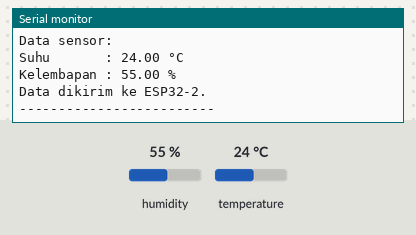
Recording of a sketch running on a simulated ESP32. Shown: the last lines printed to the serial monitor. The test bench sets the inputs (shaded band); at power-on: humidity 55 %, temperature 24 °C.

Above: at 5.8 s.
5.9 s: humidity set to 22 %
At 11.2 s:
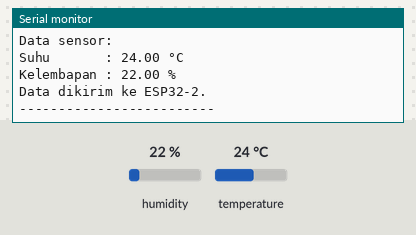
11.9 s: temperature set to 12 °C
17.9 s: humidity set to 40 %
At 20.8 s:
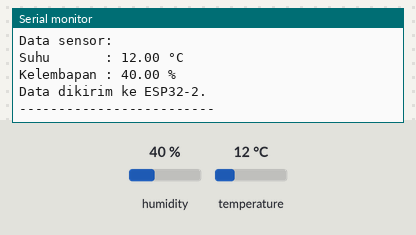
Timing chart, 0 to 22.3 s (numbered marks = the images above; inputs shaded):
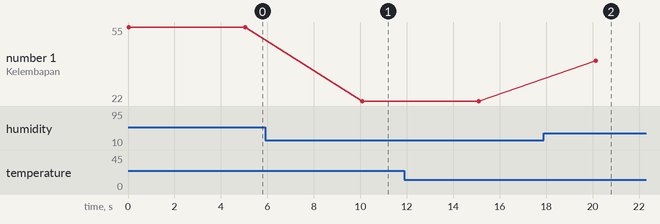

The sketch:

esp32-1.ino
```cpp
#include <Arduino.h>
#include <DHT.h>

// Pin dan tipe sensor DHT11
#define DHTPIN 4
#define DHTTYPE DHT11

DHT dht(DHTPIN, DHTTYPE);

void setup() {
  // Serial Monitor
  Serial.begin(115200);

  // UART2 untuk komunikasi dengan ESP32-2
  // RX2 = GPIO 16, TX2 = GPIO 17
  Serial2.begin(115200);
  Serial2.setTimeout(5000);

  // Inisialisasi sensor DHT11
  dht.begin();

  Serial.println("ESP32-1 siap mengirim data.");
}

void loop() {
  // Membaca suhu dan kelembapan
  float temperature = dht.readTemperature();
  float humidity = dht.readHumidity();

  // Memeriksa apakah pembacaan sensor berhasil
  if (isnan(temperature) || isnan(humidity)) {
    Serial.println("Gagal membaca sensor DHT11.");
    delay(5000);
    return;
  }

  // Membuat data dalam format:
  // suhu,kelembapan
  String data = String(temperature, 1) + "," + String(humidity, 1);

  // Menampilkan data pada Serial Monitor
  Serial.println("Data sensor:");
  Serial.print("Suhu       : ");
  Serial.print(temperature);
  Serial.println(" °C");

  Serial.print("Kelembapan : ");
  Serial.print(humidity);
  Serial.println(" %");

  // Mengirim data ke ESP32-2 melalui UART
  Serial2.println(data);

  Serial.println("Data dikirim ke ESP32-2.");
  Serial.println("-------------------------");

  // Menunggu 5 detik sebelum pembacaan berikutnya
  delay(5000);
}
```

Measured:
- after the input at 5.9 s, the serial monitor: prints a new line after 4.2 s (image 1)
- after the input at 17.9 s, the serial monitor: prints a new line after 2.2 s (image 2)
- plotted number 1: 55 → 22 after the input at 5.9 s, 22 → 40 after the input at 17.9 s
